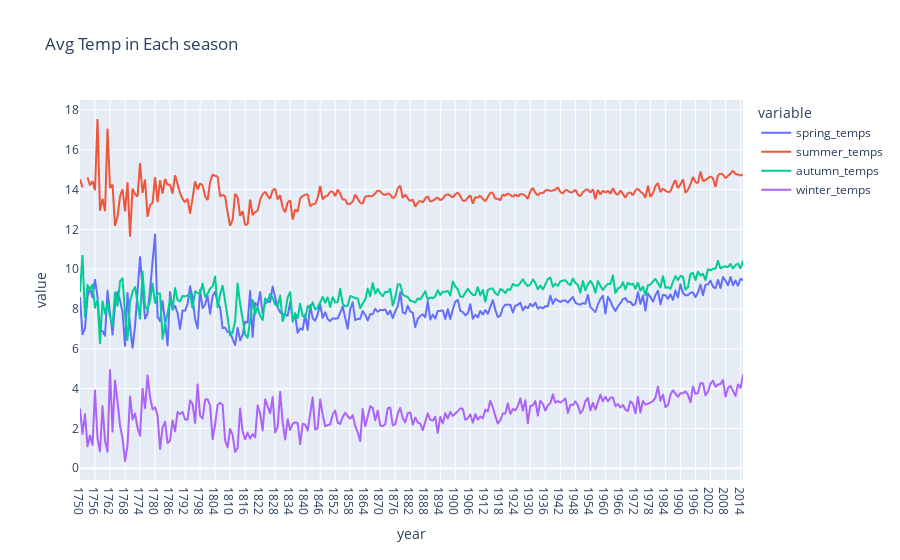

Source (notebook cell):
### Code cell
fig = px.line(season, x='year', y=['spring_temps', 'summer_temps', 'autumn_temps', 'winter_temps'], title='Avg Temp in Each season')
fig.show()

### Figure 1 — Plotly figure (JSON) as saved in the notebook; plotly's stock layout.template omitted (floating-point values rounded to 4 significant figures; data arrays with more than 128 entries replaced by an {"elided": "..."} marker saying what was removed)
{"data": [{"hovertemplate": "variable=spring_temps<br>year=%{x}<br>value=%{y}<extra></extra>", "legendgroup": "spring_temps", "line": {"color": "#636efa", "dash": "solid"}, "mode": "lines", "name": "spring_temps", "showlegend": true, "type": "scattergl", "x": {"elided": "266 str values"}, "xaxis": "x", "y": {"elided": "266 float values"}, "yaxis": "y"}, {"hovertemplate": "variable=summer_temps<br>year=%{x}<br>value=%{y}<extra></extra>", "legendgroup": "summer_temps", "line": {"color": "#EF553B", "dash": "solid"}, "mode": "lines", "name": "summer_temps", "showlegend": true, "type": "scattergl", "x": {"elided": "266 str values"}, "xaxis": "x", "y": {"elided": "266 float values"}, "yaxis": "y"}, {"hovertemplate": "variable=autumn_temps<br>year=%{x}<br>value=%{y}<extra></extra>", "legendgroup": "autumn_temps", "line": {"color": "#00cc96", "dash": "solid"}, "mode": "lines", "name": "autumn_temps", "showlegend": true, "type": "scattergl", "x": {"elided": "266 str values"}, "xaxis": "x", "y": {"elided": "266 float values"}, "yaxis": "y"}, {"hovertemplate": "variable=winter_temps<br>year=%{x}<br>value=%{y}<extra></extra>", "legendgroup": "winter_temps", "line": {"color": "#ab63fa", "dash": "solid"}, "mode": "lines", "name": "winter_temps", "showlegend": true, "type": "scattergl", "x": {"elided": "266 str values"}, "xaxis": "x", "y": {"elided": "266 float values"}, "yaxis": "y"}], "layout": {"legend": {"title": {"text": "variable"}, "tracegroupgap": 0}, "title": {"text": "Avg Temp in Each season"}, "xaxis": {"anchor": "y", "domain": [0, 1], "title": {"text": "year"}}, "yaxis": {"anchor": "x", "domain": [0, 1], "title": {"text": "value"}}}}
